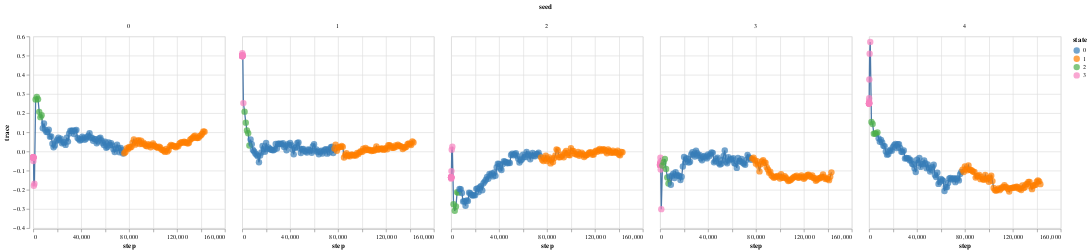

Write notebook code for a chart like this one.
### Code cell
training_map.show_training_states("trace")

### Figure 1 — Vega-Lite specification as saved in the notebook (floating-point values rounded to 4 significant figures; data arrays with more than 128 entries replaced by an {"elided": "..."} marker saying what was removed)
{"config": {"view": {"continuousWidth": 300, "continuousHeight": 300}}, "data": {"name": "data-81ecf9289c9835860175f8cf5de666c4"}, "facet": {"column": {"field": "seed", "type": "quantitative"}}, "spec": {"layer": [{"mark": {"type": "line"}, "encoding": {"x": {"axis": {"title": "step"}, "field": "step", "scale": {"type": "linear"}, "type": "quantitative"}, "y": {"axis": {"title": "trace"}, "field": "score", "scale": {"zero": false}, "type": "quantitative"}}}, {"mark": {"type": "circle", "size": 100}, "encoding": {"color": {"field": "state", "scale": {"range": ["#377eb8", "#ff7f00", "#4daf4a", "#f781bf", "#a65628", "#984ea3", "#999999", "#e41a1c", "#dede00"]}, "type": "nominal"}, "x": {"axis": {"title": "step"}, "field": "step", "scale": {"type": "linear"}, "type": "quantitative"}, "y": {"field": "score", "scale": {"zero": false}, "type": "quantitative"}}}]}, "$schema": "https://vega.github.io/schema/vega-lite/v5.15.1.json", "datasets": {"data-81ecf9289c9835860175f8cf5de666c4": {"elided": "770 records"}}}
